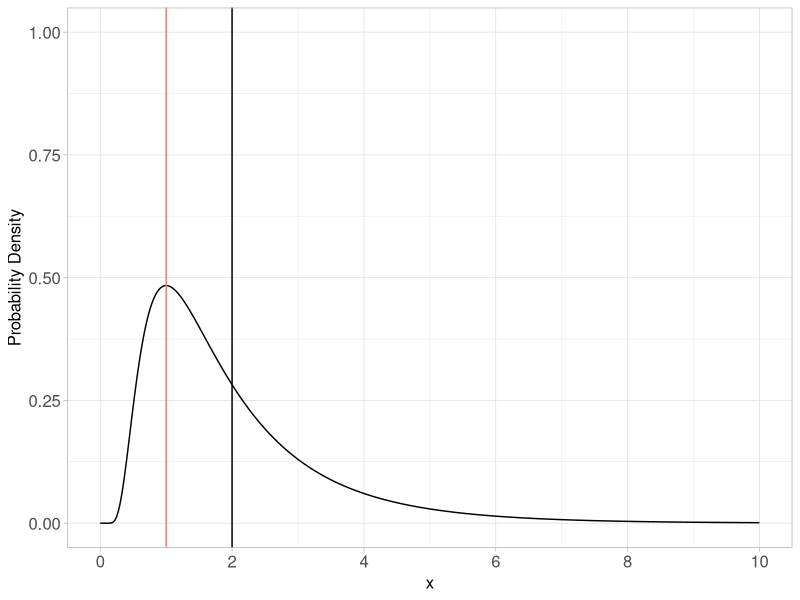
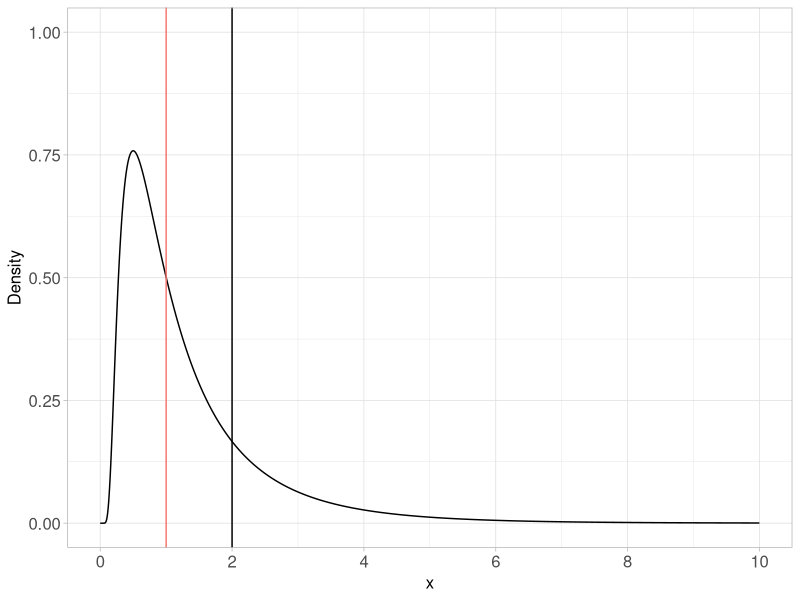
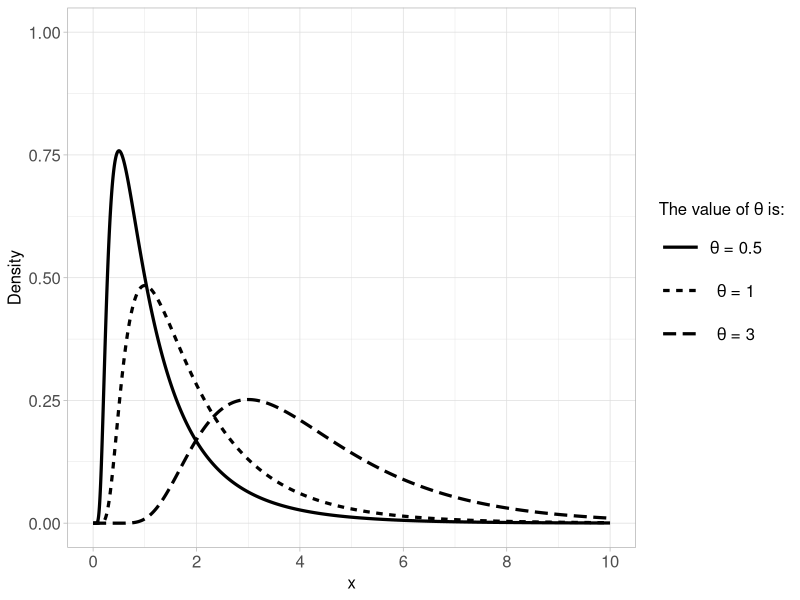
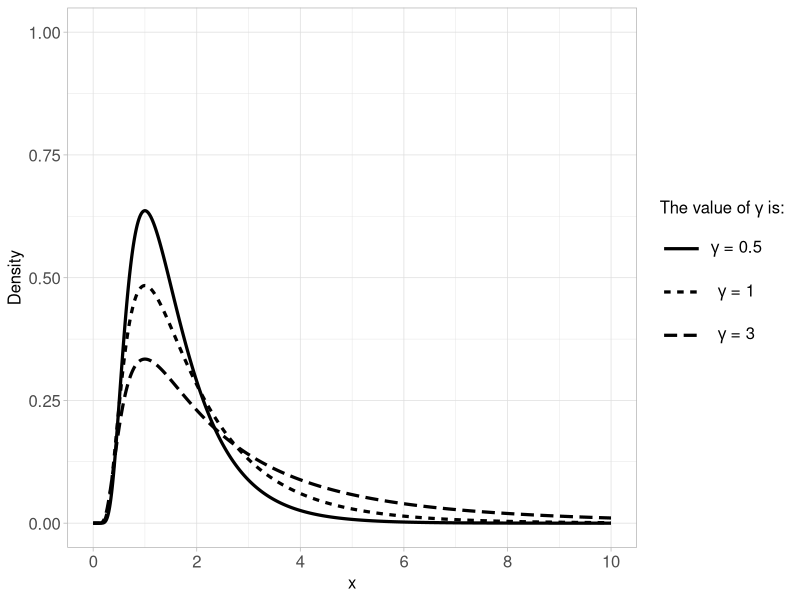

Generate these figures, in order, with R:
## ---- chunk 1
knitr::opts_chunk$set(echo = TRUE)
library(VGAM)
library(ggplot2)
library(knitr)
## ---- chunk 2

seq1 <- seq(0.000001, 10, by=0.001)



# rIG PDF
rig <- function(x,theta, gamma){
  
  inside <- -(x-sqrt(theta*(theta+3*gamma)))^2 #a variable containing the top part of the fraction in the exp
  dens <- sqrt((theta*(theta+3*gamma))/(2*pi*gamma*(x^3)))*exp(inside/(2*gamma*x))
  return(dens)
}
## ---- chunk 3

mu <- 2
lambda <- 4
seq1 <- seq(0.000001, 10, by=0.001)

g1 <- rig(seq1, 1, 1)

df1 <- data.frame(
  x = seq1,
  y1=g1,
  z=factor(matrix(1,length(seq1),1)))


graph2 <- ggplot(df1, aes(x, y1))+geom_line()+labs( y="Probability Density") +theme_light() +theme(axis.text=element_text(size=12),  axis.title=element_text(size=12)) +coord_cartesian(xlim=c(0.00,10), ylim=c(0.00,1))  +scale_x_continuous(breaks=seq(0, 10, 2)) + scale_y_continuous(breaks=seq(0, 4, 0.25))+geom_vline(xintercept=2)+geom_vline(aes(xintercept = 1, colour="red"))+ theme(legend.position = "none")

 print(graph2)

## ---- chunk 4

#graphs where we keep gamma=1 and change theta
g1 <- rig(seq1, 0.5, 1)
g2 <- rig(seq1, 1, 1)
g3 <- rig(seq1, 3, 1)



df1 <- data.frame(
  x = seq1,
  y1=g1,
  z=factor(matrix(1,length(seq1),1)))

df2 <- data.frame(
  x = seq1,
  y1=g2,
  z=factor(matrix(2,length(seq1),1))
)

df3 <- data.frame(
  x = seq1,
  y1=g3,
  z=factor(matrix(3,length(seq1),1))
)
 
df4 <-rbind.data.frame(df1, df2, df3)




graph2 <- ggplot(df1, aes(x, y1))+geom_line()+labs( y="Density") +theme_light() +theme(axis.text=element_text(size=12),  axis.title=element_text(size=12)) +coord_cartesian(xlim=c(0.00,10), ylim=c(0.00,1))  +scale_x_continuous(breaks=seq(0, 10, 2)) + scale_y_continuous(breaks=seq(0, 1, 0.25))+geom_vline(xintercept=2)+geom_vline(aes(xintercept = 1, colour="red"))+ theme(legend.position = "none")

 print(graph2)


graph5 <- ggplot(df4, aes(x, y1, linetype=z))+geom_line(size=1.1) +labs(y="Density") +theme_light()+coord_cartesian(xlim=c(0.00,10), ylim=c(0.00,1)) +theme(plot.caption = element_text(hjust=0.5), legend.text.align = 0.5, legend.key.size=unit(1.1, "cm"), legend.key.width=unit(1.1,"cm"), legend.text = element_text(size=12), legend.title = element_text(size=12), axis.text=element_text(size=12),  axis.title=element_text(size=12))+ scale_x_continuous(breaks=seq(0, 10, 2))+ scale_y_continuous(breaks=seq(0, 1, 0.25))+scale_linetype_discrete(name=expression("The value of"~theta~"is:"), labels=c(expression(theta~"= 0.5"), expression(theta~"= 1"), expression(theta~"= 3"))) 


print(graph5)
## ---- chunk 5
#graphs where we keep theta=1 and change gamma
g4 <- rig(seq1, 1, 0.5)
g5 <- rig(seq1, 1, 1)
g6 <- rig(seq1, 1, 3)

df2 <- data.frame(
  x = seq1,
  y1=g4,
  y2=g5,
  y3=g6
)


df5 <- data.frame(
  x = seq1,
  y1=g4,
  z=factor(matrix(1,length(seq1),1)))

df6 <- data.frame(
  x = seq1,
  y1=g5,
  z=factor(matrix(2,length(seq1),1))
)

df7 <- data.frame(
  x = seq1,
  y1=g6,
  z=factor(matrix(3,length(seq1),1))
)
 
df8 <-rbind.data.frame(df5, df6, df7)

graph7 <- ggplot(df8, aes(x, y1, linetype=z))+geom_line(size=1.1) +labs(y="Density") +theme_light()+coord_cartesian(xlim=c(0.00,10), ylim=c(0.00,1)) +theme(plot.caption = element_text(hjust=0.5), legend.text.align = 0.5, legend.key.size=unit(1.1, "cm"), legend.key.width=unit(1.1,"cm"), legend.text = element_text(size=12), legend.title = element_text(size=12), axis.text=element_text(size=12), axis.title=element_text(size=12))+ scale_x_continuous(breaks=seq(0, 10, 2))+ scale_y_continuous(breaks=seq(0, 1, 0.25))+scale_linetype_discrete(name=expression("The value of"~gamma~"is:"), labels=c(expression(gamma~"= 0.5"), expression(gamma~"= 1"), expression(gamma~"= 3"))) 
print(graph7)
